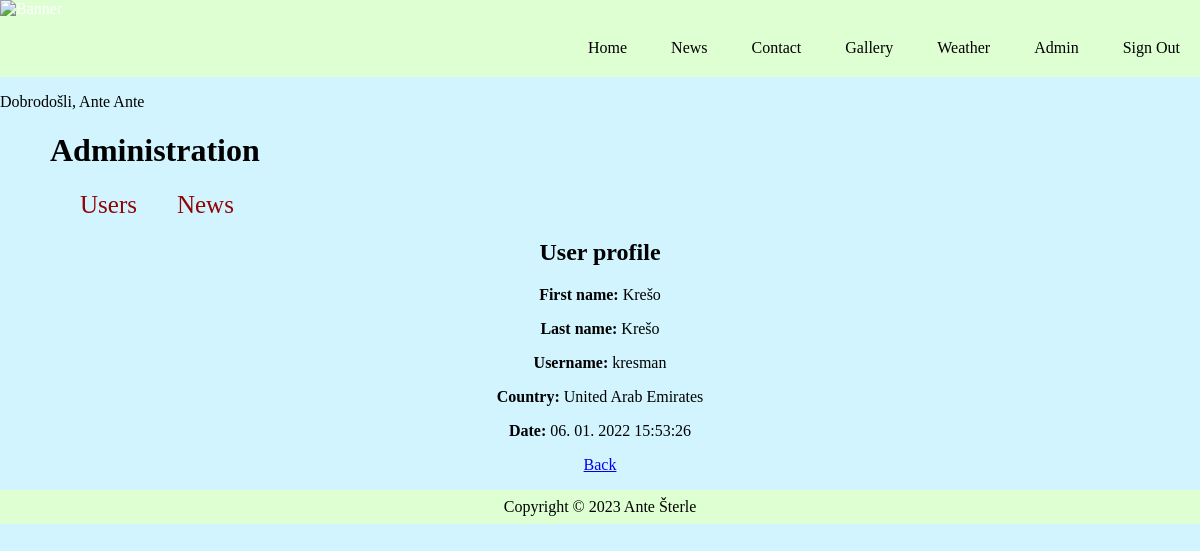
The app's page /index.php?menu=6&action=1&id=4 (signed in) with its own data.
### tables this page shows
CREATE TABLE `users` (
  `id` int(11) NOT NULL,
  `firstname` varchar(255) NOT NULL,
  `lastname` varchar(255) NOT NULL,
  `email` varchar(255) NOT NULL,
  `username` varchar(255) NOT NULL,
  `password` varchar(255) NOT NULL,
  `country` char(2) NOT NULL,
  `date` timestamp NOT NULL DEFAULT current_timestamp() ON UPDATE current_timestamp(),
  `archive` enum('Y','N') NOT NULL DEFAULT 'Y',
  `role` int(1) NOT NULL DEFAULT 3
);

CREATE TABLE `countries` (
  `id` int(11) NOT NULL,
  `country_code` varchar(2) NOT NULL,
  `country_name` varchar(50) NOT NULL
);

### function.php (called while the page is built)
<?php
	function pickerDateToMysql($pickerDate){
		$date = DateTime::createFromFormat('Y-m-d H:i:s', $pickerDate);
		return $date->format('d. m. Y H:i:s');
	}
?>

### admin_users.php (the view, shortened to what this page needs)
<?php
	if (isset($_GET['id']) && $_GET['id'] != '') {
		$query  = "SELECT * FROM users";
		$query .= " WHERE id=".$_GET['id'];
		$result = @mysqli_query($MySQL, $query);
		$row = @mysqli_fetch_array($result);
		print '
		<h2>User profile</h2>
		<p><b>First name:</b> ' . $row['firstname'] . '</p>
		<p><b>Last name:</b> ' . $row['lastname'] . '</p>
		<p><b>Username:</b> ' . $row['username'] . '</p>';
		$_query  = "SELECT * FROM countries";
		$_query .= " WHERE country_code='" . $row['country'] . "'";
		$_result = @mysqli_query($MySQL, $_query);
		$_row = @mysqli_fetch_array($_result);
		print '
		<p><b>Country:</b> ' .$_row['country_name'] . '</p>
		<p><b>Date:</b> ' . pickerDateToMysql($row['date']) . '</p>
		<p><a href="index.php?menu='.$menu.'&amp;action='.$action.'">Back</a></p>';
	}
?>

### style.css (style rules this page uses)
body { margin: 0px; font-family: "Times New Roman", serif; background-color: #D1F4FF; }
#admin h2 { text-align: center; }
#admin p { text-align: center; }

### records on screen
users: firstname "Krešo", lastname "Krešo", username "kresman", date "06. 01. 2022 15:53:26"
countries: country_name "United Arab Emirates"

### other values on screen
$_SESSION['message'] "Dobrodošli, Ante Ante"
